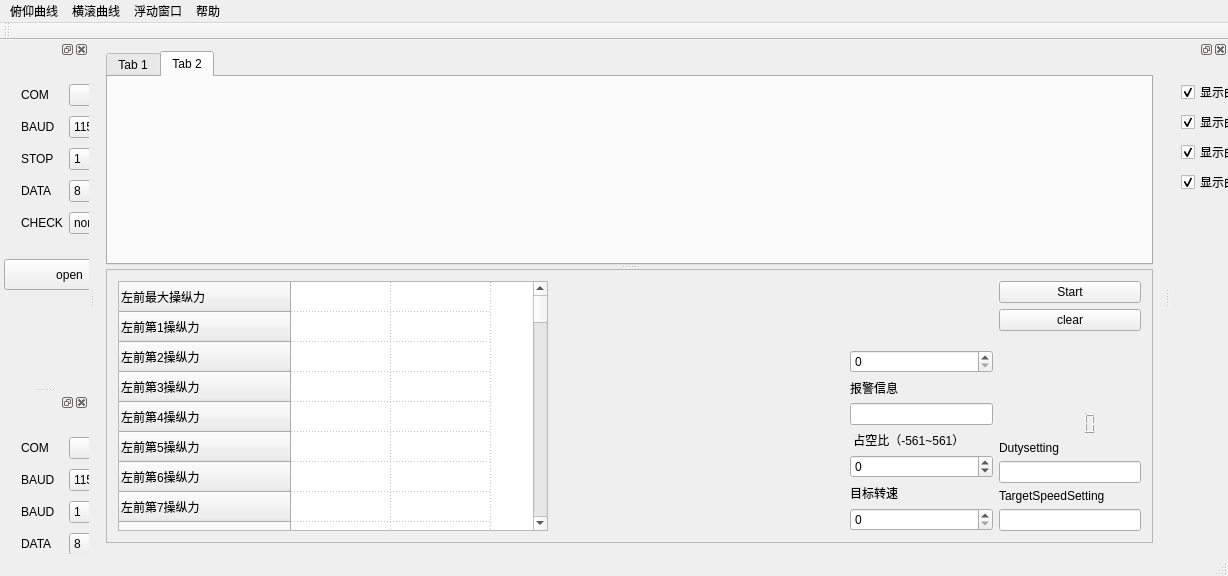
<?xml version="1.0" encoding="UTF-8"?>
<ui version="4.0">
 <class>MainWindow</class>
 <widget class="QMainWindow" name="MainWindow">
  <property name="geometry">
   <rect>
    <x>0</x>
    <y>0</y>
    <width>1228</width>
    <height>576</height>
   </rect>
  </property>
  <property name="baseSize">
   <size>
    <width>0</width>
    <height>0</height>
   </size>
  </property>
  <property name="windowTitle">
   <string>MainWindow</string>
  </property>
  <property name="autoFillBackground">
   <bool>true</bool>
  </property>
  <property name="iconSize">
   <size>
    <width>10</width>
    <height>24</height>
   </size>
  </property>
  <widget class="QWidget" name="centralWidget">
   <layout class="QGridLayout" name="gridLayout">
    <property name="verticalSpacing">
     <number>6</number>
    </property>
    <item row="0" column="0">
     <widget class="QSplitter" name="splitter">
      <property name="sizePolicy">
       <sizepolicy hsizetype="Expanding" vsizetype="Expanding">
        <horstretch>0</horstretch>
        <verstretch>0</verstretch>
       </sizepolicy>
      </property>
      <property name="orientation">
       <enum>Qt::Vertical</enum>
      </property>
      <widget class="QTabWidget" name="tabWidget">
       <property name="sizePolicy">
        <sizepolicy hsizetype="Expanding" vsizetype="Expanding">
         <horstretch>0</horstretch>
         <verstretch>1</verstretch>
        </sizepolicy>
       </property>
       <property name="currentIndex">
        <number>1</number>
       </property>
       <widget class="QWidget" name="tab">
        <attribute name="title">
         <string>Tab 1</string>
        </attribute>
        <layout class="QVBoxLayout" name="verticalLayout_2">
         <item>
          <widget class="QCustomPlot" name="widget" native="true">
           <property name="enabled">
            <bool>true</bool>
           </property>
           <property name="sizePolicy">
            <sizepolicy hsizetype="Expanding" vsizetype="Expanding">
             <horstretch>0</horstretch>
             <verstretch>0</verstretch>
            </sizepolicy>
           </property>
           <property name="minimumSize">
            <size>
             <width>0</width>
             <height>0</height>
            </size>
           </property>
          </widget>
         </item>
        </layout>
       </widget>
       <widget class="QWidget" name="tab_2">
        <attribute name="title">
         <string>Tab 2</string>
        </attribute>
        <layout class="QHBoxLayout" name="horizontalLayout_2">
         <item>
          <widget class="QCustomPlot" name="widget2" native="true">
           <property name="enabled">
            <bool>true</bool>
           </property>
           <property name="sizePolicy">
            <sizepolicy hsizetype="Expanding" vsizetype="Expanding">
             <horstretch>0</horstretch>
             <verstretch>250</verstretch>
            </sizepolicy>
           </property>
          </widget>
         </item>
        </layout>
       </widget>
      </widget>
      <widget class="QFrame" name="frame">
       <property name="sizePolicy">
        <sizepolicy hsizetype="Expanding" vsizetype="Expanding">
         <horstretch>0</horstretch>
         <verstretch>0</verstretch>
        </sizepolicy>
       </property>
       <property name="maximumSize">
        <size>
         <width>16777215</width>
         <height>16777215</height>
        </size>
       </property>
       <property name="frameShape">
        <enum>QFrame::StyledPanel</enum>
       </property>
       <property name="frameShadow">
        <enum>QFrame::Sunken</enum>
       </property>
       <layout class="QHBoxLayout" name="horizontalLayout">
        <item>
         <widget class="QTableWidget" name="tableWidget">
          <property name="minimumSize">
           <size>
            <width>430</width>
            <height>0</height>
           </size>
          </property>
          <property name="maximumSize">
           <size>
            <width>407</width>
            <height>16777215</height>
           </size>
          </property>
          <property name="baseSize">
           <size>
            <width>0</width>
            <height>0</height>
           </size>
          </property>
          <property name="locale">
           <locale language="Chinese" country="China"/>
          </property>
          <property name="autoScroll">
           <bool>true</bool>
          </property>
          <property name="gridStyle">
           <enum>Qt::DotLine</enum>
          </property>
          <attribute name="horizontalHeaderVisible">
           <bool>false</bool>
          </attribute>
          <row>
           <property name="text">
            <string>左前最大操纵力</string>
           </property>
          </row>
          <row>
           <property name="text">
            <string>左前第1操纵力</string>
           </property>
          </row>
          <row>
           <property name="text">
            <string>左前第2操纵力</string>
           </property>
          </row>
          <row>
           <property name="text">
            <string>左前第3操纵力</string>
           </property>
          </row>
          <row>
           <property name="text">
            <string>左前第4操纵力</string>
           </property>
          </row>
          <row>
           <property name="text">
            <string>左前第5操纵力</string>
           </property>
          </row>
          <row>
           <property name="text">
            <string>左前第6操纵力</string>
           </property>
          </row>
          <row>
           <property name="text">
            <string>左前第7操纵力</string>
           </property>
          </row>
          <row>
           <property name="text">
            <string>左前第8操纵力</string>
           </property>
          </row>
          <row>
           <property name="text">
            <string>左前第9操纵力</string>
           </property>
          </row>
          <row>
           <property name="text">
            <string>右后第1操纵力</string>
           </property>
          </row>
          <row>
           <property name="text">
            <string>右后第2操纵力</string>
           </property>
          </row>
          <row>
           <property name="text">
            <string>右后第3操纵力</string>
           </property>
          </row>
          <row>
           <property name="text">
            <string>右后第4操纵力</string>
           </property>
          </row>
          <row>
           <property name="text">
            <string>右后第5操纵力</string>
           </property>
          </row>
          <row>
           <property name="text">
            <string>右后第6操纵力</string>
           </property>
          </row>
          <row>
           <property name="text">
            <string>右后第7操纵力</string>
           </property>
          </row>
          <row>
           <property name="text">
            <string>右后第8操纵力</string>
           </property>
          </row>
          <row>
           <property name="text">
            <string>右后第9操纵力</string>
           </property>
          </row>
          <row>
           <property name="text">
            <string>右后最大操纵力</string>
           </property>
          </row>
          <row>
           <property name="text">
            <string>左前最大操作行程</string>
           </property>
          </row>
          <row>
           <property name="text">
            <string>左前第1操纵行程</string>
           </property>
          </row>
          <row>
           <property name="text">
            <string>左前第2操纵行程</string>
           </property>
          </row>
          <row>
           <property name="text">
            <string>左前第3操纵行程</string>
           </property>
          </row>
          <row>
           <property name="text">
            <string>左前第4操纵行程</string>
           </property>
          </row>
          <row>
           <property name="text">
            <string>左前第5操纵行程</string>
           </property>
          </row>
          <row>
           <property name="text">
            <string>左前第6操纵行程</string>
           </property>
          </row>
          <row>
           <property name="text">
            <string>左前第7操纵行程</string>
           </property>
          </row>
          <row>
           <property name="text">
            <string>左前第8操纵行程</string>
           </property>
          </row>
          <row>
           <property name="text">
            <string>左前第9操纵行程</string>
           </property>
          </row>
          <row>
           <property name="text">
            <string>右后第1操纵行程</string>
           </property>
          </row>
          <row>
           <property name="text">
            <string>右后第2操纵行程</string>
           </property>
          </row>
          <row>
           <property name="text">
            <string>右后第3操纵行程</string>
           </property>
          </row>
          <row>
           <property name="text">
            <string>右后第4操纵行程</string>
           </property>
          </row>
          <row>
           <property name="text">
            <string>右后第5操纵行程</string>
           </property>
          </row>
          <row>
           <property name="text">
            <string>右后第6操纵行程</string>
           </property>
          </row>
          <row>
           <property name="text">
            <string>右后第7操纵行程</string>
           </property>
          </row>
          <row>
           <property name="text">
            <string>右后第8操纵行程</string>
           </property>
          </row>
          <row>
           <property name="text">
            <string>右后第9操纵行程</string>
           </property>
          </row>
          <row>
           <property name="text">
            <string>右后最大操纵行程</string>
           </property>
          </row>
          <row>
           <property name="text">
            <string>左前启动力</string>
           </property>
          </row>
          <row>
           <property name="text">
            <string>右后启动力</string>
           </property>
          </row>
          <row>
           <property name="text">
            <string>左前区域前推摩擦力</string>
           </property>
          </row>
          <row>
           <property name="text">
            <string>左前区域后拉摩擦力</string>
           </property>
          </row>
          <row>
           <property name="text">
            <string>右后区域前推摩擦力</string>
           </property>
          </row>
          <row>
           <property name="text">
            <string>右后区域后拉摩擦力</string>
           </property>
          </row>
          <row>
           <property name="text">
            <string>左前空行程</string>
           </property>
          </row>
          <row>
           <property name="text">
            <string>右后空行程</string>
           </property>
          </row>
          <row>
           <property name="text">
            <string>阻尼系数</string>
           </property>
          </row>
          <row>
           <property name="text">
            <string>（自振）频率</string>
           </property>
          </row>
          <row>
           <property name="text">
            <string>等效质量（惯量）</string>
           </property>
          </row>
          <row>
           <property name="text">
            <string>左前配平范围</string>
           </property>
          </row>
          <row>
           <property name="text">
            <string>右后配平范围</string>
           </property>
          </row>
          <row>
           <property name="text">
            <string>配平目标值</string>
           </property>
          </row>
          <row>
           <property name="text">
            <string>配平/改平指令</string>
           </property>
          </row>
          <row>
           <property name="text">
            <string>时间延迟</string>
           </property>
          </row>
          <row>
           <property name="text">
            <string>状态指令（随动，冰冻，主动）</string>
           </property>
          </row>
          <row>
           <property name="text">
            <string>内环比例系数上限</string>
           </property>
          </row>
          <row>
           <property name="text">
            <string>内环比例系数上限对应误差门限</string>
           </property>
          </row>
          <row>
           <property name="text">
            <string>内环积分系数</string>
           </property>
          </row>
          <row>
           <property name="text">
            <string>内环微分系数</string>
           </property>
          </row>
          <row>
           <property name="text">
            <string>内环前馈系数</string>
           </property>
          </row>
          <row>
           <property name="text">
            <string>内环积分起始误差下限</string>
           </property>
          </row>
          <row>
           <property name="text">
            <string>内环积分起始误差上限</string>
           </property>
          </row>
          <row>
           <property name="text">
            <string>内环积分饱和上限</string>
           </property>
          </row>
          <row>
           <property name="text">
            <string>内环积分饱和下限</string>
           </property>
          </row>
          <row>
           <property name="text">
            <string>中环比例系数</string>
           </property>
          </row>
          <row>
           <property name="text">
            <string>中环积分系数</string>
           </property>
          </row>
          <row>
           <property name="text">
            <string>中环微分系数</string>
           </property>
          </row>
          <row>
           <property name="text">
            <string>外环比例系数</string>
           </property>
          </row>
          <row>
           <property name="text">
            <string>外环积分系数</string>
           </property>
          </row>
          <row>
           <property name="text">
            <string>外环微分洗漱</string>
           </property>
          </row>
          <column>
           <property name="text">
            <string>俯仰参数</string>
           </property>
          </column>
          <column>
           <property name="text">
            <string>横滚参数</string>
           </property>
          </column>
         </widget>
        </item>
        <item>
         <spacer name="verticalSpacer_2">
          <property name="orientation">
           <enum>Qt::Vertical</enum>
          </property>
          <property name="sizeHint" stdset="0">
           <size>
            <width>20</width>
            <height>22</height>
           </size>
          </property>
         </spacer>
        </item>
        <item>
         <widget class="QLabel" name="targetimage">
          <property name="minimumSize">
           <size>
            <width>250</width>
            <height>250</height>
           </size>
          </property>
          <property name="maximumSize">
           <size>
            <width>250</width>
            <height>250</height>
           </size>
          </property>
          <property name="text">
           <string/>
          </property>
          <property name="scaledContents">
           <bool>true</bool>
          </property>
         </widget>
        </item>
        <item>
         <spacer name="verticalSpacer">
          <property name="orientation">
           <enum>Qt::Vertical</enum>
          </property>
          <property name="sizeHint" stdset="0">
           <size>
            <width>20</width>
            <height>22</height>
           </size>
          </property>
         </spacer>
        </item>
        <item>
         <layout class="QVBoxLayout" name="verticalLayout_4">
          <item>
           <spacer name="verticalSpacer_4">
            <property name="orientation">
             <enum>Qt::Vertical</enum>
            </property>
            <property name="sizeHint" stdset="0">
             <size>
              <width>20</width>
              <height>40</height>
             </size>
            </property>
           </spacer>
          </item>
          <item>
           <widget class="QSpinBox" name="MotorSpeed">
            <property name="maximum">
             <number>20000</number>
            </property>
           </widget>
          </item>
          <item>
           <widget class="QLabel" name="label_15">
            <property name="text">
             <string>报警信息</string>
            </property>
           </widget>
          </item>
          <item>
           <widget class="QLineEdit" name="alarmInfo">
            <property name="readOnly">
             <bool>true</bool>
            </property>
           </widget>
          </item>
          <item>
           <widget class="QLabel" name="label_13">
            <property name="text">
             <string> 占空比（-561~561）</string>
            </property>
           </widget>
          </item>
          <item>
           <widget class="QSpinBox" name="dutySpinBox">
            <property name="sizePolicy">
             <sizepolicy hsizetype="Expanding" vsizetype="Fixed">
              <horstretch>0</horstretch>
              <verstretch>0</verstretch>
             </sizepolicy>
            </property>
            <property name="minimum">
             <number>-562</number>
            </property>
            <property name="maximum">
             <number>562</number>
            </property>
           </widget>
          </item>
          <item>
           <widget class="QLabel" name="label_14">
            <property name="text">
             <string>目标转速</string>
            </property>
           </widget>
          </item>
          <item>
           <widget class="QSpinBox" name="targetSpeedSpinBox">
            <property name="maximum">
             <number>8000</number>
            </property>
           </widget>
          </item>
         </layout>
        </item>
        <item>
         <layout class="QVBoxLayout" name="verticalLayout_3">
          <item>
           <widget class="QPushButton" name="SendBtn">
            <property name="text">
             <string>Start</string>
            </property>
           </widget>
          </item>
          <item>
           <widget class="QPushButton" name="clearButton">
            <property name="text">
             <string>clear</string>
            </property>
           </widget>
          </item>
          <item>
           <spacer name="verticalSpacer_3">
            <property name="orientation">
             <enum>Qt::Vertical</enum>
            </property>
            <property name="sizeHint" stdset="0">
             <size>
              <width>20</width>
              <height>40</height>
             </size>
            </property>
           </spacer>
          </item>
          <item>
           <widget class="QLCDNumber" name="lcdNumber">
            <property name="sizePolicy">
             <sizepolicy hsizetype="Minimum" vsizetype="Fixed">
              <horstretch>0</horstretch>
              <verstretch>0</verstretch>
             </sizepolicy>
            </property>
            <property name="frameShape">
             <enum>QFrame::NoFrame</enum>
            </property>
            <property name="frameShadow">
             <enum>QFrame::Raised</enum>
            </property>
           </widget>
          </item>
          <item>
           <widget class="QLabel" name="label_11">
            <property name="text">
             <string>Dutysetting</string>
            </property>
           </widget>
          </item>
          <item>
           <widget class="QLineEdit" name="duty"/>
          </item>
          <item>
           <widget class="QLabel" name="label_12">
            <property name="text">
             <string>TargetSpeedSetting</string>
            </property>
           </widget>
          </item>
          <item>
           <widget class="QLineEdit" name="targetSpeed"/>
          </item>
         </layout>
        </item>
       </layout>
       <zorder>targetimage</zorder>
       <zorder>tableWidget</zorder>
       <zorder>verticalSpacer</zorder>
      </widget>
     </widget>
    </item>
   </layout>
  </widget>
  <widget class="QMenuBar" name="menuBar">
   <property name="geometry">
    <rect>
     <x>0</x>
     <y>0</y>
     <width>1228</width>
     <height>21</height>
    </rect>
   </property>
   <widget class="QMenu" name="menuHelp">
    <property name="title">
     <string>帮助</string>
    </property>
    <addaction name="actionAbout_how_to_use"/>
    <addaction name="separator"/>
   </widget>
   <widget class="QMenu" name="menuLine_select">
    <property name="title">
     <string>俯仰曲线</string>
    </property>
    <addaction name="actionDisplacement"/>
    <addaction name="separator"/>
    <addaction name="actionMotor_speed"/>
    <addaction name="separator"/>
    <addaction name="actionMotor_accel"/>
    <addaction name="separator"/>
    <addaction name="actionCurrent"/>
    <addaction name="separator"/>
    <addaction name="actionBus_voltage"/>
   </widget>
   <widget class="QMenu" name="menuDockwidget">
    <property name="title">
     <string>浮动窗口</string>
    </property>
    <addaction name="actionSystem_config"/>
    <addaction name="separator"/>
    <addaction name="actionCurve_config"/>
   </widget>
   <widget class="QMenu" name="menu">
    <property name="title">
     <string>横滚曲线</string>
    </property>
    <addaction name="actionDisplacement2"/>
    <addaction name="actionMotor_speed2"/>
    <addaction name="actionMotor_accel2"/>
    <addaction name="actionCurrent2"/>
    <addaction name="actionBus_voltage2"/>
   </widget>
   <addaction name="menuLine_select"/>
   <addaction name="menu"/>
   <addaction name="menuDockwidget"/>
   <addaction name="menuHelp"/>
  </widget>
  <widget class="QToolBar" name="mainToolBar">
   <attribute name="toolBarArea">
    <enum>TopToolBarArea</enum>
   </attribute>
   <attribute name="toolBarBreak">
    <bool>false</bool>
   </attribute>
  </widget>
  <widget class="QStatusBar" name="statusBar"/>
  <widget class="QDockWidget" name="dockWidget">
   <property name="sizePolicy">
    <sizepolicy hsizetype="Fixed" vsizetype="Preferred">
     <horstretch>0</horstretch>
     <verstretch>0</verstretch>
    </sizepolicy>
   </property>
   <property name="minimumSize">
    <size>
     <width>89</width>
     <height>41</height>
    </size>
   </property>
   <attribute name="dockWidgetArea">
    <number>1</number>
   </attribute>
   <widget class="QWidget" name="dockWidgetContents">
    <widget class="QWidget" name="layoutWidget">
     <property name="geometry">
      <rect>
       <x>10</x>
       <y>10</y>
       <width>142</width>
       <height>181</height>
      </rect>
     </property>
     <layout class="QGridLayout" name="gridLayout_2">
      <item row="0" column="0">
       <widget class="QLabel" name="label">
        <property name="text">
         <string>COM</string>
        </property>
       </widget>
      </item>
      <item row="0" column="1">
       <widget class="QComboBox" name="comBox"/>
      </item>
      <item row="1" column="0">
       <widget class="QLabel" name="label_2">
        <property name="text">
         <string>BAUD</string>
        </property>
       </widget>
      </item>
      <item row="1" column="1">
       <widget class="QComboBox" name="baudBox">
        <item>
         <property name="text">
          <string>115200</string>
         </property>
        </item>
       </widget>
      </item>
      <item row="2" column="0">
       <widget class="QLabel" name="label_3">
        <property name="text">
         <string>STOP</string>
        </property>
       </widget>
      </item>
      <item row="2" column="1">
       <widget class="QComboBox" name="stopBox">
        <item>
         <property name="text">
          <string>1</string>
         </property>
        </item>
       </widget>
      </item>
      <item row="3" column="0">
       <widget class="QLabel" name="label_4">
        <property name="text">
         <string>DATA</string>
        </property>
       </widget>
      </item>
      <item row="3" column="1">
       <widget class="QComboBox" name="dataBox">
        <item>
         <property name="text">
          <string>8</string>
         </property>
        </item>
       </widget>
      </item>
      <item row="4" column="0">
       <widget class="QLabel" name="label_5">
        <property name="text">
         <string>CHECK</string>
        </property>
       </widget>
      </item>
      <item row="4" column="1">
       <widget class="QComboBox" name="checkBox">
        <item>
         <property name="text">
          <string>none</string>
         </property>
        </item>
       </widget>
      </item>
     </layout>
    </widget>
    <widget class="QPushButton" name="openButton">
     <property name="geometry">
      <rect>
       <x>4</x>
       <y>200</y>
       <width>131</width>
       <height>31</height>
      </rect>
     </property>
     <property name="text">
      <string>open</string>
     </property>
    </widget>
   </widget>
  </widget>
  <widget class="QDockWidget" name="systemconfig">
   <attribute name="dockWidgetArea">
    <number>2</number>
   </attribute>
   <widget class="QWidget" name="dockWidgetContents_2">
    <widget class="QWidget" name="layoutWidget">
     <property name="geometry">
      <rect>
       <x>0</x>
       <y>10</y>
       <width>101</width>
       <height>136</height>
      </rect>
     </property>
     <layout class="QVBoxLayout" name="verticalLayout">
      <item>
       <widget class="QCheckBox" name="checkBox_2">
        <property name="text">
         <string>显示曲线1</string>
        </property>
        <property name="checked">
         <bool>true</bool>
        </property>
       </widget>
      </item>
      <item>
       <widget class="QCheckBox" name="checkBox_3">
        <property name="text">
         <string>显示曲线2</string>
        </property>
        <property name="checked">
         <bool>true</bool>
        </property>
       </widget>
      </item>
      <item>
       <widget class="QCheckBox" name="checkBox_4">
        <property name="text">
         <string>显示曲线3</string>
        </property>
        <property name="checked">
         <bool>true</bool>
        </property>
       </widget>
      </item>
      <item>
       <widget class="QCheckBox" name="checkBox_5">
        <property name="text">
         <string>显示曲线4</string>
        </property>
        <property name="checked">
         <bool>true</bool>
        </property>
       </widget>
      </item>
     </layout>
    </widget>
   </widget>
  </widget>
  <widget class="QDockWidget" name="xComConfigDockWidget">
   <property name="allowedAreas">
    <set>Qt::AllDockWidgetAreas</set>
   </property>
   <attribute name="dockWidgetArea">
    <number>1</number>
   </attribute>
   <widget class="QWidget" name="dockWidgetContents_3">
    <widget class="QWidget" name="layoutWidget_2">
     <property name="geometry">
      <rect>
       <x>10</x>
       <y>10</y>
       <width>142</width>
       <height>181</height>
      </rect>
     </property>
     <layout class="QGridLayout" name="gridLayout_3">
      <item row="0" column="0">
       <widget class="QLabel" name="label_6">
        <property name="text">
         <string>COM</string>
        </property>
       </widget>
      </item>
      <item row="0" column="1">
       <widget class="QComboBox" name="comBox_2"/>
      </item>
      <item row="1" column="0">
       <widget class="QLabel" name="label_7">
        <property name="text">
         <string>BAUD</string>
        </property>
       </widget>
      </item>
      <item row="1" column="1">
       <widget class="QComboBox" name="baudBox_2">
        <item>
         <property name="text">
          <string>115200</string>
         </property>
        </item>
       </widget>
      </item>
      <item row="2" column="0">
       <widget class="QLabel" name="label_8">
        <property name="text">
         <string>BAUD</string>
        </property>
       </widget>
      </item>
      <item row="2" column="1">
       <widget class="QComboBox" name="stopBox_2">
        <item>
         <property name="text">
          <string>1</string>
         </property>
        </item>
       </widget>
      </item>
      <item row="3" column="0">
       <widget class="QLabel" name="label_9">
        <property name="text">
         <string>DATA</string>
        </property>
       </widget>
      </item>
      <item row="3" column="1">
       <widget class="QComboBox" name="dataBox_2">
        <item>
         <property name="text">
          <string>8</string>
         </property>
        </item>
       </widget>
      </item>
      <item row="4" column="0">
       <widget class="QLabel" name="label_10">
        <property name="text">
         <string>CHECK</string>
        </property>
       </widget>
      </item>
      <item row="4" column="1">
       <widget class="QComboBox" name="checkBox_6">
        <item>
         <property name="text">
          <string>none</string>
         </property>
        </item>
       </widget>
      </item>
     </layout>
    </widget>
    <widget class="QPushButton" name="openButton_2">
     <property name="geometry">
      <rect>
       <x>10</x>
       <y>190</y>
       <width>131</width>
       <height>31</height>
      </rect>
     </property>
     <property name="text">
      <string>open</string>
     </property>
    </widget>
   </widget>
  </widget>
  <action name="actionAbout_how_to_use">
   <property name="checkable">
    <bool>true</bool>
   </property>
   <property name="checked">
    <bool>false</bool>
   </property>
   <property name="text">
    <string>about how to use</string>
   </property>
  </action>
  <action name="actionDisplacement">
   <property name="checkable">
    <bool>true</bool>
   </property>
   <property name="checked">
    <bool>false</bool>
   </property>
   <property name="text">
    <string>位移曲线</string>
   </property>
  </action>
  <action name="actionMotor_speed">
   <property name="checkable">
    <bool>true</bool>
   </property>
   <property name="checked">
    <bool>false</bool>
   </property>
   <property name="text">
    <string>电机转速曲线</string>
   </property>
  </action>
  <action name="actionMotor_accel">
   <property name="checkable">
    <bool>true</bool>
   </property>
   <property name="checked">
    <bool>false</bool>
   </property>
   <property name="text">
    <string>电机加速度曲线</string>
   </property>
  </action>
  <action name="actionCurrent">
   <property name="checkable">
    <bool>true</bool>
   </property>
   <property name="checked">
    <bool>false</bool>
   </property>
   <property name="text">
    <string>母线电压</string>
   </property>
  </action>
  <action name="actionBus_voltage">
   <property name="checkable">
    <bool>true</bool>
   </property>
   <property name="checked">
    <bool>false</bool>
   </property>
   <property name="text">
    <string>母线电流</string>
   </property>
  </action>
  <action name="actionSystem_config">
   <property name="checkable">
    <bool>true</bool>
   </property>
   <property name="checked">
    <bool>true</bool>
   </property>
   <property name="text">
    <string>system config</string>
   </property>
  </action>
  <action name="actionCurve_config">
   <property name="checkable">
    <bool>true</bool>
   </property>
   <property name="checked">
    <bool>true</bool>
   </property>
   <property name="text">
    <string>curve config</string>
   </property>
  </action>
  <action name="actionDisplacement2">
   <property name="checkable">
    <bool>true</bool>
   </property>
   <property name="text">
    <string>位移曲线</string>
   </property>
  </action>
  <action name="actionMotor_speed2">
   <property name="checkable">
    <bool>true</bool>
   </property>
   <property name="text">
    <string>电机转速曲线</string>
   </property>
  </action>
  <action name="actionMotor_accel2">
   <property name="checkable">
    <bool>true</bool>
   </property>
   <property name="text">
    <string>电机加速度曲线</string>
   </property>
  </action>
  <action name="actionCurrent2">
   <property name="checkable">
    <bool>true</bool>
   </property>
   <property name="text">
    <string>母线电流</string>
   </property>
  </action>
  <action name="actionBus_voltage2">
   <property name="checkable">
    <bool>true</bool>
   </property>
   <property name="text">
    <string>母线电压</string>
   </property>
  </action>
 </widget>
 <layoutdefault spacing="6" margin="11"/>
 <customwidgets>
  <customwidget>
   <class>QCustomPlot</class>
   <extends>QWidget</extends>
   <header location="global">qcustomplot.h</header>
   <container>1</container>
  </customwidget>
 </customwidgets>
 <resources/>
 <connections/>
</ui>
